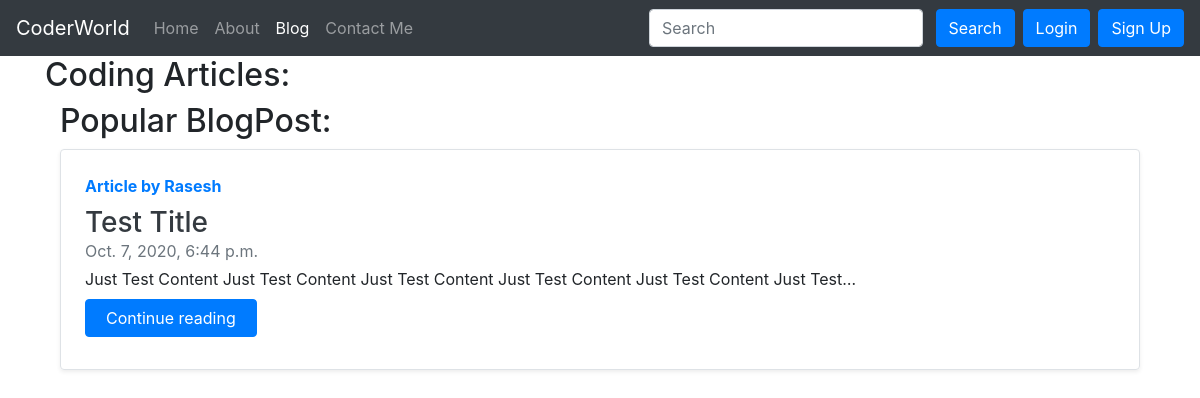
Screenshot of /blog/ with the database file from the repository.
### blog/models.py (models this page shows, shortened)
class Post(models.Model):
    sno=models.AutoField(primary_key=True)
    title=models.CharField(max_length=255)
    content=models.TextField()
    author=models.CharField(max_length=25)
    slug=models.CharField(max_length=150,unique=True)
    timeStamp=models.DateTimeField(blank=True)

### blog/views.py (the view)
# urls.py: path('', views.blogHome,name='blogHome'),
def blogHome(request):
    allPosts=Post.objects.all()
    context={
        "allPosts":allPosts
    }
    return render(request,'blog/blogHome.html',context=context)

### templates/blog/blogHome.html (shortened to what this page needs)
{% extends 'base.html' %}
{% block blogactive %}
active
{% endblock blogactive %}
{% block body %}
<div class="container">
<h2>Coding Articles: </h2>
<div class="container">
    <h2>Popular BlogPost: </h2>
    <div>
    {% for post in allPosts %}
        <div
            class="row no-gutters border rounded overflow-hidden flex-md-row mb-4 shadow-sm h-md-250 position-relative">
            <div class="col p-4 d-flex flex-column position-static">
                <strong class="d-inline-block mb-2 text-primary">Article by {{post.author}}</strong>
                <h3 class="mb-0"><a href="/blog/{{post.slug}}" class="text-dark">{{post.title}}</a></h3>
                <div class="mb-1 text-muted">{{post.timeStamp}}</div>
                <p class="card-text mb-auto">{{post.content|truncatechars:100}}</p>
                <div class="my-2">
                    <a href="/blog/{{post.slug}}" role="button" class="btn btn-primary col-md-2">Continue reading</a>
                </div>
            </div>
        </div>
        {% endfor %}
    </div>
</div>
{% endblock body %}

### rows the page displays
Post: author "Rasesh", title "Test Title", timeStamp "Oct. 7, 2020, 6:44 p.m.", content "Just Test Content Just Test Content Just Test Content Just Test Content Just Test Content Just Test…"
